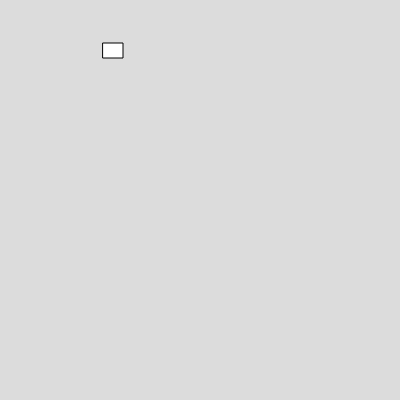
Frame 1 (no input)
Frame 60 (no input): blank canvas, image omitted
Frame 120 (the mouse pressed at the canvas centre since frame 60): blank canvas, image omitted

The p5.js sketch that drew this single still picture (run headless with seeded random() and noise() and a simulated clock; from frame 60 on, the mouse is pressed at the canvas centre):

// p5.js sketch
// ── sketch.js
var box1;

function setup() 
{
  createCanvas(400, 400);
  box1 = new Box(100, 45, 20, 15, 3, -2);

}

function draw() 
{
  background(220);
  box1.move();
  box1.show();
}


// ── box.js
class Box
  {
    constructor(x,y,w,h,vx,vy)
    {
      this.x =x;
      this.y =y;
      this.w =w;
      this.h = h;
      this.vx = vx;
      this.vy = vy;
    }
    
    show()
    {
      rect(this.x,this.y,this.w,this.h)
    }
    
    move()
    {
      this.y = this.y+this.vy;
      this.x = this.x+this.vx;
    }

  }

  
